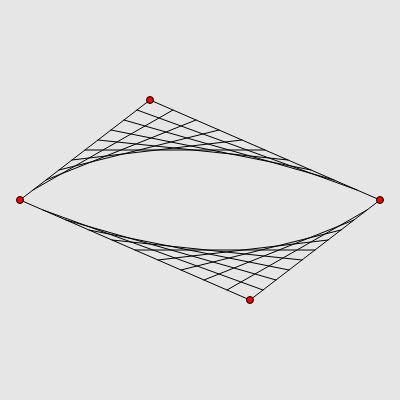
Frame 1 (no input)
Frame 60 (no input): identical to frame 1, image omitted
Frame 120 (the mouse pressed at the canvas centre since frame 60): identical to frame 1, image omitted

The p5.js sketch that drew this single still picture (run headless with seeded random() and noise() and a simulated clock; from frame 60 on, the mouse is pressed at the canvas centre):

// p5.js sketch
// ── sketch.js
let pt1, pt2, cp1, cp2, pts, dragIndex;

function setup() {
  createCanvas(400, 400);
  pt1 = createVector(20, 200);
  pt2 = createVector(380, 200);
  cp1 = createVector(150, 100);
  cp2 = createVector(250, 300);
  pts = [pt1,pt2,cp1,cp2];
}

function draw() {
  background(230);

  for (let i = 0; i < 1; i+=0.1){
    // interpolate between pt1 and cp1
    let a = createVector(lerp(pt1.x, cp1.x, i), lerp(pt1.y, cp1.y, i));
    // interpolate between cp1 and pt2
    let b = createVector(lerp(cp1.x, pt2.x, i), lerp(cp1.y, pt2.y, i));
    line(a.x, a.y, b.x, b.y);
  }
  
  for (let i = 0; i < 1; i+=0.1){
    // interpolate between pt2 and cp2
    let a = createVector(lerp(pt2.x, cp2.x, i), lerp(pt2.y, cp2.y, i));
    // interpolate between cp2 and pt1
    let b = createVector(lerp(cp2.x, pt1.x, i), lerp(cp2.y, pt1.y, i));
    line(a.x, a.y, b.x, b.y);
  }
  
  // make draggable
  dragIndex = 0;
  pts.forEach((p,i)=>{
    if (mouseX > p.x - 7 && mouseX < p.x + 7 && mouseY > p.y - 7 && mouseY < p.y + 7) {
      dragIndex = i+1;
    }
    fill('red');
    circle(p.x,p.y,7)
  });
}
  
function mouseDragged() {
  if (dragIndex) {
    let dragPt = pts[dragIndex-1];
    dragPt.x = mouseX;
    dragPt.y = mouseY;
  }
}
